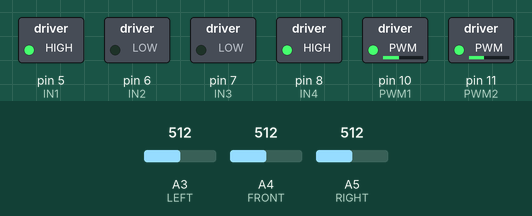
A sketch run on a simulated Arduino Uno, built with avr-gcc and run on an emulated ATmega328P. On the bench: switched loads named in the sketch (green lamp = pin HIGH). Dashed ring = blinking. Inputs (shaded band) come from the test bench; at power-on: A4 (FRONT) = 512, A3 (LEFT) = 512, A5 (RIGHT) = 512.

Above: at 1.2 s.
1.3 s: A4 (FRONT) set to 793
2.8 s: A4 (FRONT) set to 810
At 4.2 s:
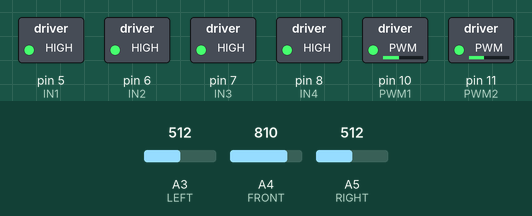
5.8 s: A3 (LEFT) set to 528
At 6.7 s:
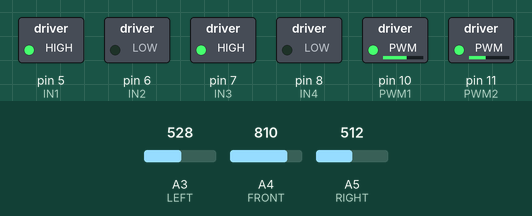
8.8 s: A3 (LEFT) set to 511
At 9.7 s:
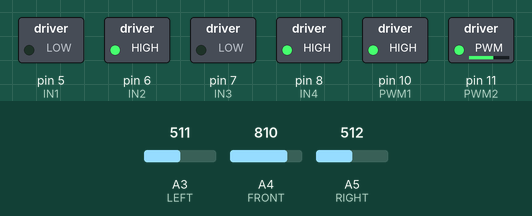
11.8 s: A3 (LEFT) set to 716
At 13.3 s:
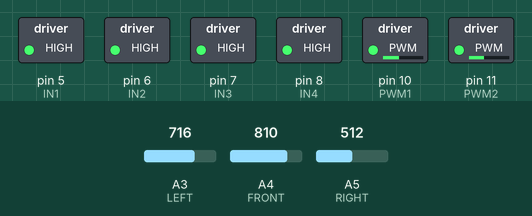
14.8 s: A4 (FRONT) set to 290
At 16.2 s:
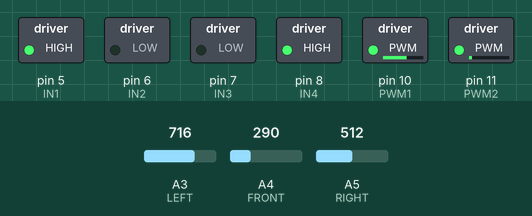
Timing chart, 0 to 17.4 s (numbered marks = the images above; inputs shaded):
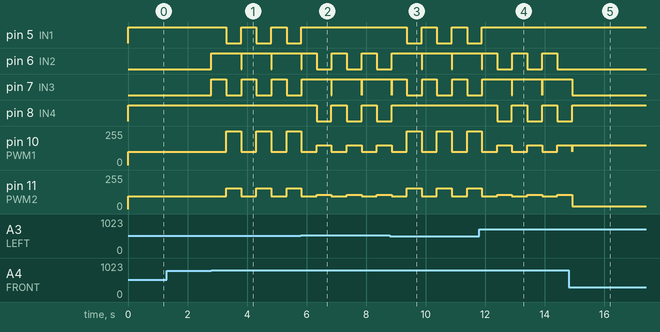

The sketch:

capstone.ino
```cpp
#define FRONT 18
#define LEFT 17
#define RIGHT 19

#define PWM1 10
#define PWM2 11
#define IN1 5
#define IN2 6
#define IN3 7
#define IN4 8

int leftS = 940, rightS = 940;

void turn(int dir); // 0 for left +1 for right
int getCorrection(int err);

void setup() {
  // put your setup code here, to run once:
  pinMode(FRONT, INPUT);
  pinMode(LEFT, INPUT);
  pinMode(RIGHT, INPUT);

  //speed
  pinMode(PWM1,OUTPUT);
  pinMode(PWM2,OUTPUT);
  //motor direction
  pinMode(IN1, OUTPUT);
  pinMode(IN2, OUTPUT);
  pinMode(IN3, OUTPUT);
  pinMode(IN4, OUTPUT);
/*
    int leftSum = 0, rightSum = 0;
  for (int i = 0; i < 20; i++) {
    leftSum += analogRead(LEFT);
    rightSum += analogRead(RIGHT);
  }
  leftS = leftSum / 20;
  rightS = rightSum / 20;


  Serial.print(leftS);
  Serial.print(' ');
  Serial.println(rightS);
  */
  Serial.begin(9600);
}

int KI=1,KD=1,KP=1;
int dt=10;
int speed1 = 100;
int speed2 = 95;
int pError=0;
int integral=0;
int front, left, right;
int leftWall, rightWall;
bool ignoreSide = false;

void loop() {
  front = analogRead(FRONT);
  left = analogRead(LEFT);
  right = analogRead(RIGHT);

//  Serial.print("Front: ");
//  Serial.println(front);
//  Serial.print("Left: ");
//  Serial.println(left);
//  Serial.print("Right: ");
//  Serial.println(right);

  leftWall = left > 500;
  rightWall = right > 500;

  int lerr = -left + leftS;
  int rerr = right - rightS;

  int err = (lerr+rerr)/2;

  //accounts for open walls and pockets
    if (!leftWall) {
    err = rerr;
  } else if (!rightWall)
    err = lerr;
  int correction = getCorrection(err);

  if(front>300) {
    correction = 0;

  }if(front>800){
    if(right<left) //turn rught
      turn(1);
    else
      turn(0); //turn leftsk
  }


  int s1 = speed1-correction;
  int s2 = speed2+correction*3/4;

  if(s1<0)
    s1 = 0;
  else if(s1>150)
    s1 = 150;
  if(s2<0)
    s2 = 0;
  else if(s2>150)
    s2 = 150;

  //Serial.println(err);
    //turning? make it go forward
  digitalWrite(IN1, HIGH);
  digitalWrite(IN2, LOW);
  digitalWrite(IN3, LOW);
  digitalWrite(IN4, HIGH);

  analogWrite(PWM1, s1);
  analogWrite(PWM2, s2);

  //check if need to turn

  delay(dt);
}

int getCorrection(int err){
  int derivative = (pError-err)/dt;
  pError = err;
  integral += err*dt;

  return KP*err + KD*derivative;
}

void turn(int dir){
  //delay(200);
  digitalWrite(IN1, HIGH);
  digitalWrite(IN2, HIGH);
  digitalWrite(IN3, HIGH);
  digitalWrite(IN4, HIGH);
  delay(500);

  if (dir == 1) { //right
  digitalWrite(IN1, HIGH);
  digitalWrite(IN2, LOW);
  digitalWrite(IN3, HIGH);
  digitalWrite(IN4, LOW);

  analogWrite(PWM1, 150);
  analogWrite(PWM2, -150);

  delay(500);
  } //left
  else if (dir == 0) {
  digitalWrite(IN1, LOW);
  digitalWrite(IN2, HIGH);
  digitalWrite(IN3, LOW);
  digitalWrite(IN4, HIGH);

  analogWrite(PWM1, -150);
  analogWrite(PWM2, 155);

  delay(500);
  }
}
```

Measured:
- the behaviour switches between 800 and 801 on A4 (FRONT) (found by bisection; images 0 and 1)
- the behaviour switches between 512 and 513 on A3 (LEFT) (found by bisection; images 1 and 2)
- after the input at 1.3 s, every drawn part: stays the same
- after the input at 2.8 s, pin 5 (IN1): alternates HIGH for 0.51 s and LOW for 0.50 s, starting after 0.50 s; pin 6 (IN2): alternates HIGH for 1.0 s and LOW for 0.01 s, starting at once
- after the input at 5.8 s, pin 5 (IN1): goes on until 5.8 s, then stays HIGH; pin 8 (IN4): alternates HIGH for 0.51 s and LOW for 0.50 s, starting after 0.54 s
- after the input at 8.8 s, pin 5 (IN1): alternates HIGH for 0.51 s and LOW for 0.50 s, starting after 0.57 s; pin 8 (IN4): goes on until 8.9 s, then stays HIGH
- after the input at 11.8 s, pin 5 (IN1): goes on until 11.9 s, then stays HIGH; pin 8 (IN4): alternates HIGH for 0.51 s and LOW for 0.50 s, starting after 0.60 s
- after the input at 14.8 s, pin 6 (IN2): stops changing and stays LOW; pin 7 (IN3): goes on until 14.9 s, then stays LOW; pin 8 (IN4): goes on until 14.9 s, then stays HIGH
